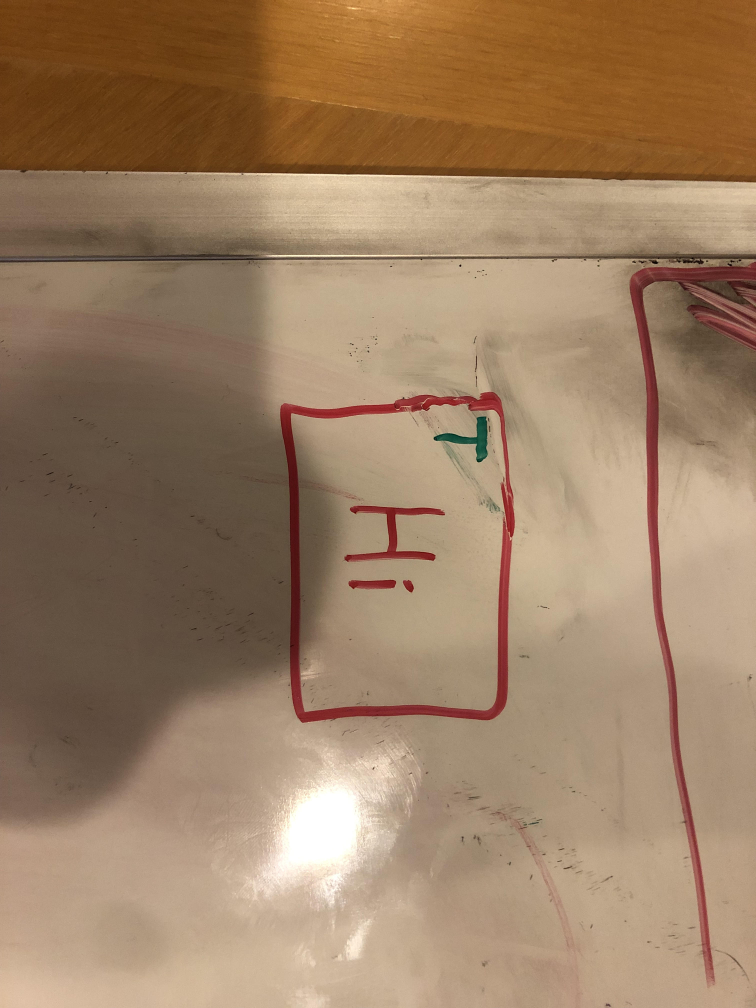
#> input picture test.jpg, 3024 x 4032 px (shown at 1/4 size)
$ python -i imagedetector.py   (imports and definitions only)
#> lines starting #> are read from the running program, lines starting #| are printed output that depends on the picture; after the words box and inside, x2 and y2 are one past the last pixel; in counts of white or black regions, pixels touching at a corner belong together
### create_page.py
#!/usr/bin/env python3


def create_sections(boxes: list, step: int = 1) -> list:
#> called with step = 1
    s_e = []
    for i in range(len(boxes)):
        s_e.append((boxes[i][step], i))
        s_e.append((boxes[i][step] + boxes[i][step + 2], i))
    s_e.sort()
    i = 0
    tot_size = 0
    tot_oth = 0
    output = []
    while i < len(s_e):
        curr = {}
        curr_boxes = []
        curr[s_e[i][1]] = 1
        curr_boxes.append(boxes[s_e[i][1]])
        if step == 1:
            tot_oth = max(tot_oth, boxes[s_e[i][1]][2])
        elif step == 0:
            tot_oth = max(tot_oth, boxes[s_e[i][1]][3])
        lwr = s_e[i][0]
        upr = 0
        i += 1
        while not len(curr) == 0:
            if s_e[i][1] in curr:
                upr = s_e[i][0]
                del curr[s_e[i][1]]
            else:
                curr_boxes.append(boxes[s_e[i][1]])
                curr[s_e[i][1]] = 1
            i += 1
        tot_size += upr - lwr
        if len(curr_boxes) > 1:
            output.append(create_sections(curr_boxes, 1 - step))
        else:
            output.append(tuple(curr_boxes[0]))
    return [output, (tot_size, tot_oth)]


# container properties
#   flex-direction will be determined by step (1 = row, 2 = column)
#   justify content should always be "space-evenly"
#   align-items should be "stretch"
#   align-content should be "space-around"
# item properties
#   flex-grow determined by proportions of boxes


# [28 lines left out: functions generate_content, create_content, not called in this run]


def create_html(filename: str, nested_boxes: list, path :str = ""):
#> further down, picture is the input picture: shape (4032, 3024, 3); mean B, G, R 99.7, 127.5, 156.3
#| (4032, 3024, 3)
#> in getWidgets, `frame_HSV = cv.cvtColor(img, cv.COLOR_BGR2HSV)`: frame_HSV: shape (4032, 3024, 3); mean H, S, V 15.7, 98.4, 156.3
    page = None
    if path == "":
        page = open(filename, 'w')
    else:
        page = open(path + "\\" + filename, 'w')
    template = open('main_template.html', 'r')
    lines = template.readlines()
    i = 0
    while not lines[i].strip() == '<!--break-->':
        page.write(lines[i])
        i += 1
    create_content(page, nested_boxes)
    page.write(lines[i+1])
    page.write(lines[i+2])
    page.write(lines[i+3])


data = [
['5', '10', '700', '100', 'header', 'My Website'],
['10', '150', '150', '110', 'button', 'MIT'],
['200', '150', '200', '105', 'button', 'HHS'],
['10', '265', '400', '200', 'text', 'Im just tryna be inside of you before you wake up'],
['500', '150', '205', '330', 'text', 'Derek G. Tejas K. Pradyun K. Samay D.']
]

for i in range(len(data)):
    for j in range(len(data[i])):
        if data[i][j].isnumeric():
            data[i][j] = int(data[i][j])
nested_boxes = create_sections(data)
create_html('page.html', nested_boxes)

### imagedetector.py
import pytesseract
import cv2 as cv
import numpy as np
import create_page as cp
pytesseract.pytesseract.tesseract_cmd=r"C:\\Program Files\\Tesseract-OCR\\tesseract.exe"

d = {"T" : "text", "B" : "button", "H":"header"}
class Widget():
    def __init__(self, x, y, width, height, box):
        self.x = x
        self.y = y
        self.w = width
        self.h = height
        self.b = box
        self.text = ""

def filterRed(img): #returns red bin mask
    min_mask = (100, 0, 100)
    max_mask = (180, 255, 255)
    b1 = cv.inRange(img, min_mask, max_mask)
    min_mask = (0, 0, 114)
    max_mask = (4, 255, 255)
    b2 = cv.inRange(img, min_mask, max_mask)
    return b1 | b2
def filterGreen(img): #returns green bin mask
    min_mask = (55, 0, 30)
    max_mask = (90, 255, 190)
    return cv.inRange(img, min_mask, max_mask)
def filterBlack(img): #returns black bin mask
    min_mask = (0, 0, 0)
    max_mask = (255, 255, 60)
    return cv.inRange(img, min_mask, max_mask)
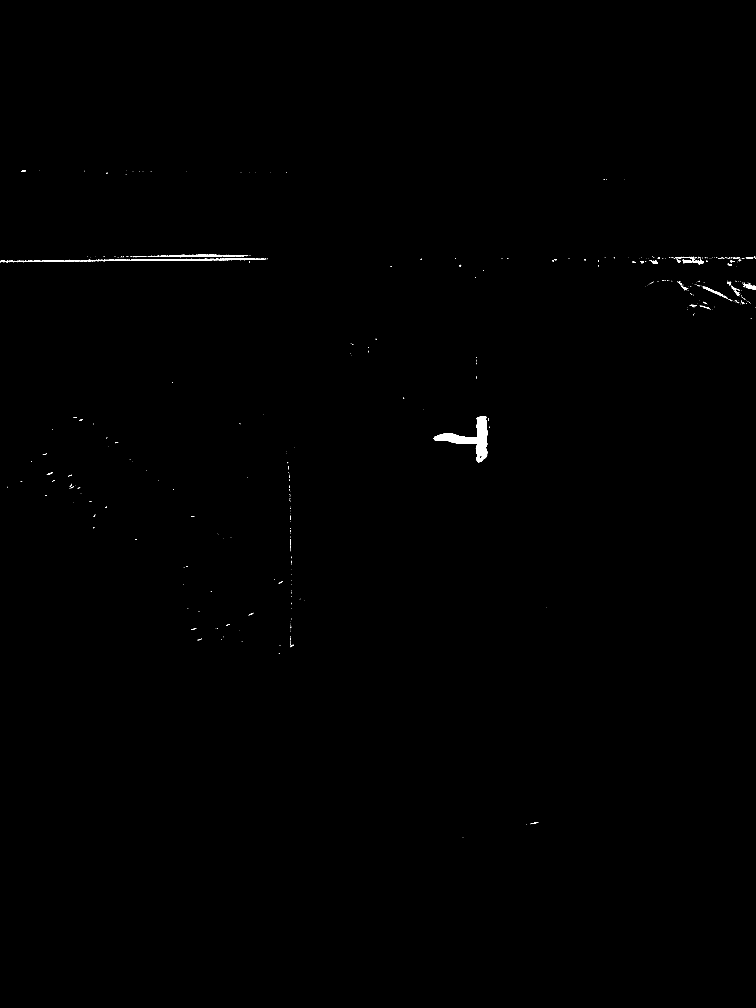
#> returned value: shape (4032, 3024) (shown at 1/4 size); 0.2% white; 508 white regions (440 under 20 px)
def getWidgets(img):#returns a list of boxes
    print(img.shape)
    frame_HSV = cv.cvtColor(img, cv.COLOR_BGR2HSV)
    bin_mask = filterBlack(img)
    out = []
    contours, hierarchy = cv.findContours(bin_mask, cv.RETR_EXTERNAL, cv.CHAIN_APPROX_NONE)
#> contours = 508 contours, 460 with area under 20; largest, box (x1, y1, x2, y2) and area: (1735, 1666, 1949, 1849) 11262, (404, 1033, 1062, 1045) 2632, (640, 1016, 990, 1029) 1044, (2980, 1136, 3024, 1160) 522, (2811, 1145, 2884, 1183) 434
    f_cnt = []
    ct = 1
    for c in contours:
        x, y, w, h = cv.boundingRect(c)
        area = w * h
        if area > 10000:
            oimg = img[y:(y+h), x:(x+w)]
            out.append(Widget(x, y, w, h, oimg))
            cv.imwrite(f'output\\{ct}.png', oimg)
            ct+=1
            f_cnt.append(c)
#> this loop made 508 passes
#> (x, y, w, h, area, ct) on pass 148: (1735, 1666, 214, 183, 39162, 2)
#> (x, y, w, h, area) on passes 3, 6, 13, 14, 24, 27: (2122, 3289, 31, 8, 248), (1161, 2579, 13, 10, 130), (793, 2555, 15, 6, 90), (1161, 2551, 2, 11, 22), (765, 2512, 20, 8, 160), (905, 2497, 13, 5, 65)
#> after the loop, ct = 2; f_cnt = 1 contour; box (x1, y1, x2, y2) and area: (1735, 1666, 1949, 1849) 11262; out = 1 item
    return out
def createWebWidgets(img):
    fout = img
    out = []
    widgets = getWidgets(img)
#> widgets = 1 item
    ct = 1
    custom_config = r'-c tessedit_char_whitelist=TBHtbh --psm 10'
    for w in widgets:
        frame_HSV = cv.cvtColor(w.b, cv.COLOR_BGR2HSV)
        cv.rectangle(fout, (w.x, w.y), (w.x + w.w, w.y + w.h), (0, 255, 0), 3)
        rbin_mask = filterRed(frame_HSV)
        rbin_mask = cv.erode(rbin_mask, kernel=np.ones((2, 2), np.uint8), iterations = 1)
        rbin_mask = cv.dilate(rbin_mask, kernel=np.ones((2, 2), np.uint8), iterations=1)
        rbin_mask = cv.bitwise_not(rbin_mask)
        text = pytesseract.image_to_string(rbin_mask)
        cv.imwrite(f'output\\{ct}r.png', rbin_mask)
        # print(text)
        gbin_mask = filterGreen(frame_HSV)
        contours, hierarchy = cv.findContours(gbin_mask, cv.RETR_EXTERNAL, cv.CHAIN_APPROX_NONE)
        x, y, wi, h = cv.boundingRect(contours[0])
        letter = gbin_mask[y:(y+h), x:(x+wi)]
        letter = cv.dilate(letter, kernel=np.ones((4, 4), np.uint8))
        letter = cv.copyMakeBorder(letter, 20, 20, 20, 20, cv.BORDER_CONSTANT, None, value = 0)
        letter = cv.resize(letter, (60, 60))
        letter = cv.bitwise_not(letter)
        wtype = pytesseract.image_to_string(letter, config=custom_config)
        # print("type", wtype)
        if len(wtype) == 0:
            wtype = "B"
        cv.imwrite(f'output\\{ct}g.png', letter)
        ct+=1
        out.append([w.x, w.y, w.w, w.h, d[wtype[0]], text])
#> this loop made 1 pass
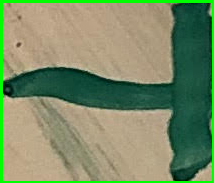
#> w.b: shape (183, 214, 3); mean B, G, R 102.1, 138.9, 122
#> after the loop, ct = 1; out = []
    # print(out)
    cv.imwrite(f'output\\out.png', fout)
    return out

def createHTML(name, pathin, pathout):
    print("pathin", pathin)
    print("pathout", pathout)
    img = cv.imread(pathin, cv.COLOR_BGR2HSV)
    print(img.shape)
    w = createWebWidgets(img)

    cp.create_html(name[:-4] + ".html", cp.create_sections(w), pathout)

>>> import cv2
>>> picture = cv2.imread('test.jpg')
#> (the run stopped early here; a loop or call above may not have finished)
